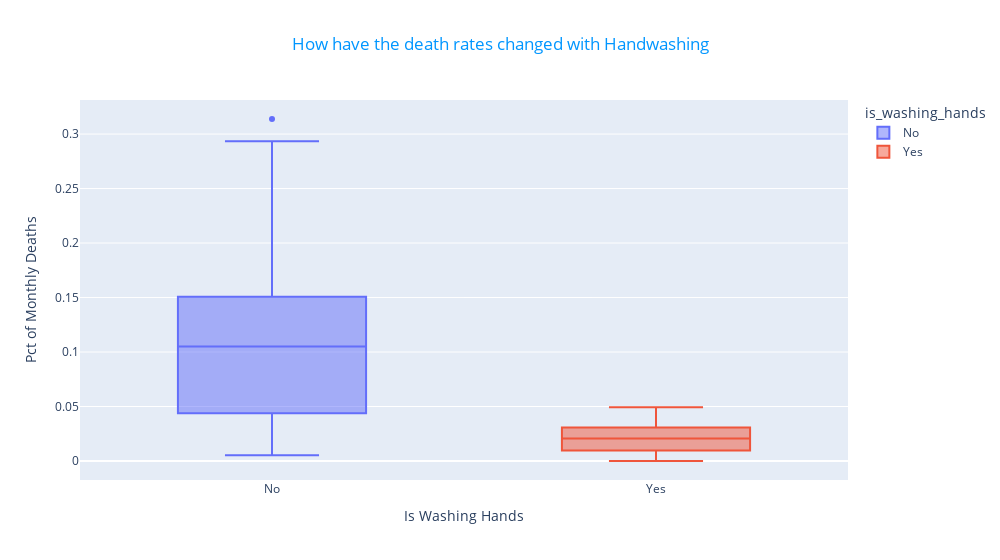

Notebook cell for this chart:
### Code cell
box = px.box(df_monthly, x='is_washing_hands', y='pct_deaths', color='is_washing_hands', title='How have the death rates changed with Handwashing')
box.update_layout(xaxis_title='Is Washing Hands',yaxis_title='Pct of Monthly Deaths').update_layout(title_x=0.5, width=1000)
box['layout']['title']['font'] = dict(color='#0096FF')
box.show()

### Figure 1 — Plotly figure (JSON) as saved in the notebook; plotly's stock layout.template omitted (floating-point values rounded to 4 significant figures)
{"data": [{"alignmentgroup": "True", "hovertemplate": "is_washing_hands=%{x}<br>pct_deaths=%{y}<extra></extra>", "legendgroup": "No", "marker": {"color": "#636efa"}, "name": "No", "notched": false, "offsetgroup": "No", "orientation": "v", "showlegend": true, "type": "box", "x": ["No", "No", "No", "No", "No", "No", "No", "No", "No", "No", "No", "No", "No", "No", "No", "No", "No", "No", "No", "No", "No", "No", "No", "No", "No", "No", "No", "No", "No", "No", "No", "No", "No", "No", "No", "No", "No", "No", "No", "No", "No", "No", "No", "No", "No", "No", "No", "No", "No", "No", "No", "No", "No", "No", "No", "No", "No", "No", "No", "No", "No", "No", "No", "No", "No", "No", "No", "No", "No", "No", "No", "No", "No", "No", "No", "No"], "x0": " ", "xaxis": "x", "y": [0.1457, 0.07531, 0.04332, 0.01569, 0.007843, 0.05, 0.08421, 0.01351, 0.01878, 0.1102, 0.2255, 0.2085, 0.1222, 0.1023, 0.1074, 0.03226, 0.06593, 0.2078, 0.2546, 0.1839, 0.2934, 0.2297, 0.3138, 0.1912, 0.1597, 0.1241, 0.1193, 0.06098, 0.04082, 0.005236, 0.01554, 0.02262, 0.176, 0.07143, 0.08051, 0.1516, 0.1128, 0.1703, 0.1731, 0.05833, 0.02679, 0.04369, 0.0632, 0.01224, 0.03226, 0.1102, 0.1055, 0.07591, 0.04745, 0.04452, 0.04231, 0.04392, 0.07143, 0.06122, 0.03586, 0.1055, 0.1484, 0.1094, 0.1049, 0.1339, 0.1809, 0.1543, 0.1897, 0.1344, 0.1015, 0.131, 0.1806, 0.1439, 0.1496, 0.1077, 0.05369, 0.03215, 0.01923, 0.03607, 0.1827, 0.1224], "y0": " ", "yaxis": "y"}, {"alignmentgroup": "True", "hovertemplate": "is_washing_hands=%{x}<br>pct_deaths=%{y}<extra></extra>", "legendgroup": "Yes", "marker": {"color": "#EF553B"}, "name": "Yes", "notched": false, "offsetgroup": "Yes", "orientation": "v", "showlegend": true, "type": "box", "x": ["Yes", "Yes", "Yes", "Yes", "Yes", "Yes", "Yes", "Yes", "Yes", "Yes", "Yes", "Yes", "Yes", "Yes", "Yes", "Yes", "Yes", "Yes", "Yes", "Yes", "Yes", "Yes"], "x0": " ", "xaxis": "x", "y": [0.02239, 0.012, 0.01894, 0.0458, 0.03957, 0.04472, 0.0293, 0.03534, 0.006873, 0, 0.006557, 0.009585, 0.01136, 0.003717, 0, 0.009615, 0.02341, 0.02903, 0.0134, 0.02233, 0.03085, 0.04926], "y0": " ", "yaxis": "y"}], "layout": {"boxmode": "overlay", "legend": {"title": {"text": "is_washing_hands"}, "tracegroupgap": 0}, "title": {"font": {"color": "#0096FF"}, "text": "How have the death rates changed with Handwashing", "x": 0.5}, "width": 1000, "xaxis": {"anchor": "y", "categoryarray": ["No", "Yes"], "categoryorder": "array", "domain": [0, 1], "title": {"text": "Is Washing Hands"}}, "yaxis": {"anchor": "x", "domain": [0, 1], "title": {"text": "Pct of Monthly Deaths"}}}}
